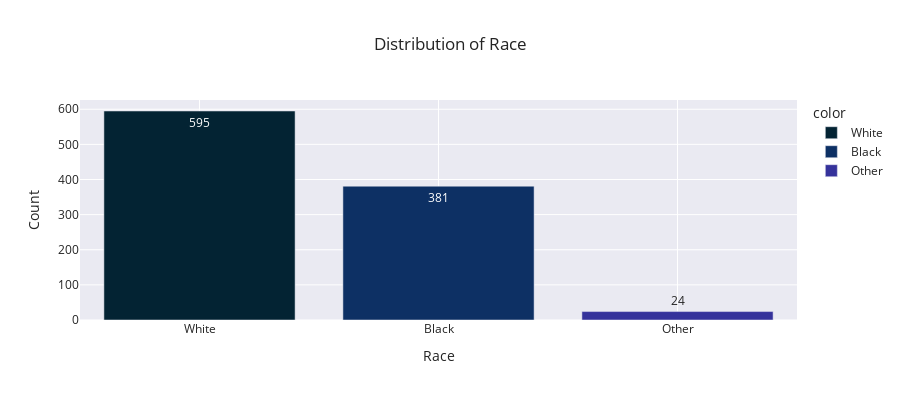

The notebook cell saved with this chart:
### Markdown cell above
#### Demographic Profiles

### Code cell
# Distribution of the Race Column
race_counts = copiah_df['Race'].value_counts()

fig = px.bar(
    x=race_counts.index,
    y=race_counts.values,
    labels={'x': 'Race', 'y': 'Count'},
    title='Distribution of Race',
    color=race_counts.index,
    color_discrete_sequence=px.colors.sequential.thermal,
    text_auto=True
)

fig.update_layout(
    xaxis_title='Race',
    yaxis_title='Count',
    template='seaborn',
    width=900,
    height=400
)

fig.show()

### Figure 1 — Plotly figure (JSON) as saved in the notebook; plotly's stock layout.template omitted (floating-point values rounded to 4 significant figures)
{"data": [{"hovertemplate": "color=White<br>Race=%{x}<br>Count=%{y}<extra></extra>", "legendgroup": "White", "marker": {"color": "rgb(3, 35, 51)", "pattern": {"shape": ""}}, "name": "White", "orientation": "v", "showlegend": true, "textposition": "auto", "texttemplate": "%{y}", "type": "bar", "x": ["White"], "xaxis": "x", "y": [595], "yaxis": "y"}, {"hovertemplate": "color=Black<br>Race=%{x}<br>Count=%{y}<extra></extra>", "legendgroup": "Black", "marker": {"color": "rgb(13, 48, 100)", "pattern": {"shape": ""}}, "name": "Black", "orientation": "v", "showlegend": true, "textposition": "auto", "texttemplate": "%{y}", "type": "bar", "x": ["Black"], "xaxis": "x", "y": [381], "yaxis": "y"}, {"hovertemplate": "color=Other<br>Race=%{x}<br>Count=%{y}<extra></extra>", "legendgroup": "Other", "marker": {"color": "rgb(53, 50, 155)", "pattern": {"shape": ""}}, "name": "Other", "orientation": "v", "showlegend": true, "textposition": "auto", "texttemplate": "%{y}", "type": "bar", "x": ["Other"], "xaxis": "x", "y": [24], "yaxis": "y"}], "layout": {"barmode": "relative", "height": 400, "legend": {"title": {"text": "color"}, "tracegroupgap": 0}, "title": {"text": "Distribution of Race"}, "width": 900, "xaxis": {"anchor": "y", "domain": [0, 1], "title": {"text": "Race"}}, "yaxis": {"anchor": "x", "domain": [0, 1], "title": {"text": "Count"}}}}
